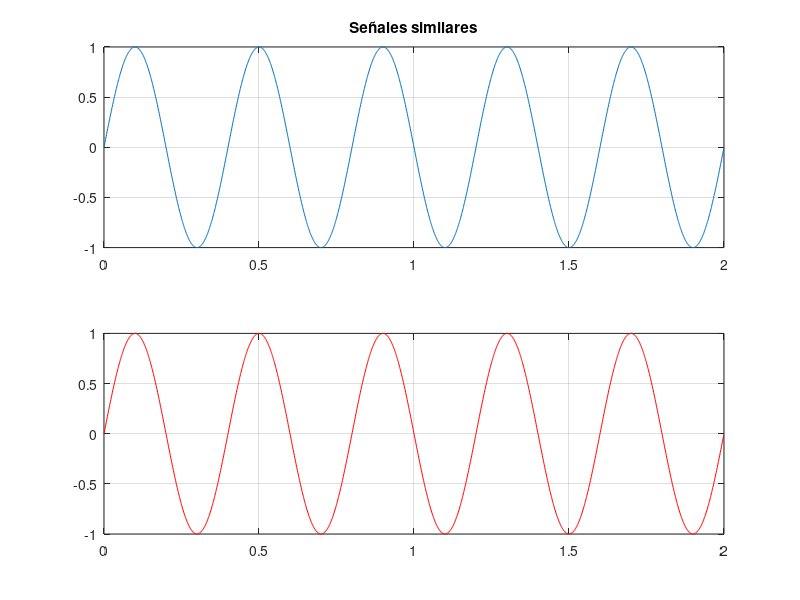
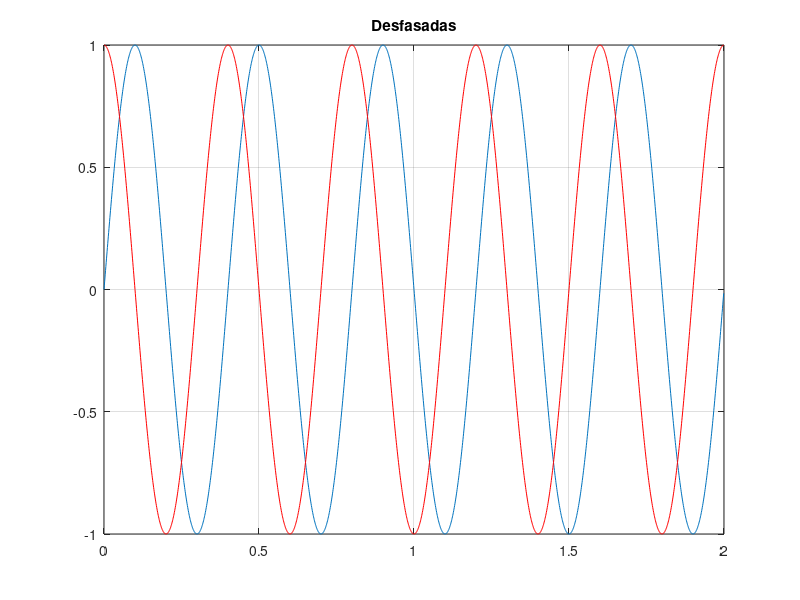
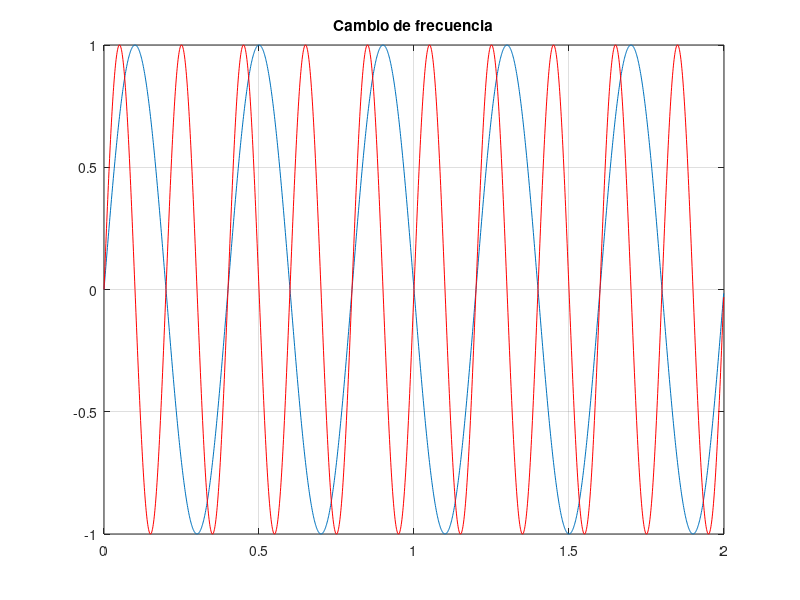
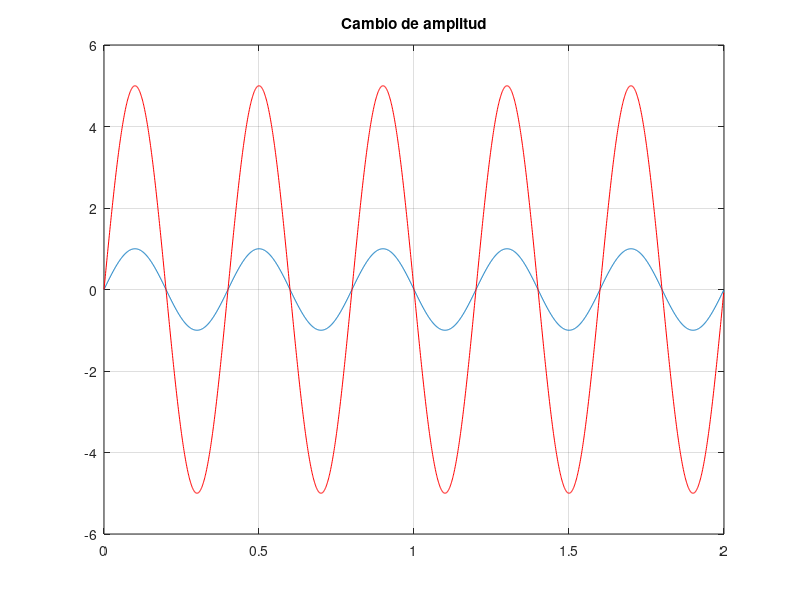

Reproduce these figures in MATLAB, in order.
#Ejercicio 2
clear all;
clc;
cla;
#Aca la idea es generar 2 senoidales, hacer el producto interno, y de ahi ver
#Parametros comunes :
fm=1000;
tf=2;
ti=0;
T=1/fm;
t=ti:T:tf-T;

#---SEÑALES SIMILARES---#
x1=zeros(length(t),1);
x2=zeros(length(t),1);
#Primera señal
fase1=0;
A1=1;
fs1=2.5;
x1=A1*sin(2*pi*fs1*t+fase1);

#Segunda señal
fase2=0;
A2=1;
fs2=2.5;
x2=A2*sin(2*pi*fs2*t+fase2);

figure(1);
subplot(2,1,1)
plot(t,x1);
title("Señales similares");
grid on;

subplot(2,1,2)
plot(t,x2,'r');
grid on;

PI1=dot(x1,x2)/dot(x2,x2)

#---Cambio Fase---#
x1=zeros(length(t),1);
x2=zeros(length(t),1);
#Primera señal
fase1=0;
A1=1;
fs1=2.5;
x1=A1*sin(2*pi*fs1*t+fase1);

#Segunda señal
fase2=pi*0.5;
A2=1;
fs2=2.5;
x2=A2*sin(2*pi*fs2*t+fase2);

figure(2);
plot(t,x1);
title("Desfasadas");
grid on;
hold on;
plot(t,x2,'r');

PI2=dot(x1,x2)/dot(x2,x2)

#---Cambio de frecuencia---#
x1=zeros(length(t),1);
x2=zeros(length(t),1);
#Primera señal
fase1=0;
A1=1;
fs1=2.5;
x1=A1*sin(2*pi*fs1*t+fase1);

#Segunda señal
fase2=0;
A2=1;
fs2=5;
x2=A2*sin(2*pi*fs2*t+fase2);

figure(3);
plot(t,x1);
title("Cambio de frecuencia");
grid on;
hold on;
plot(t,x2,'r');

PI3=dot(x1,x2)/dot(x2,x2)


#---Cambio de amplitud---#
x1=zeros(length(t),1);
x2=zeros(length(t),1);
#Primera señal
fase1=0;
A1=1;
fs1=2.5;
x1=A1*sin(2*pi*fs1*t+fase1);

#Segunda señal
fase2=0;
A2=5;
fs2=2.5;
x2=A2*sin(2*pi*fs2*t+fase2);

figure(4);
plot(t,x1);
title("Cambio de amplitud");
grid on;
hold on;
plot(t,x2,'r');

PI4=dot(x1,x2)/dot(x2,x2)

#---Cambio de TODO---#
x1=zeros(length(t),1);
x2=zeros(length(t),1);
#Primera señal
fase1=0;
A1=1;
fs1=2.5;
x1=A1*sin(2*pi*fs1*t+fase1);

#Segunda señal
fase2=0.7*pi;
A2=3;
fs2=4;
x2=A2*sin(2*pi*fs2*t+fase2);

figure(5);
plot(t,x1);
title("Cambio de TODO");
grid on;
hold on;
plot(t,x2,'r');

PI5=dot(x1,x2)/dot(x2,x2)
